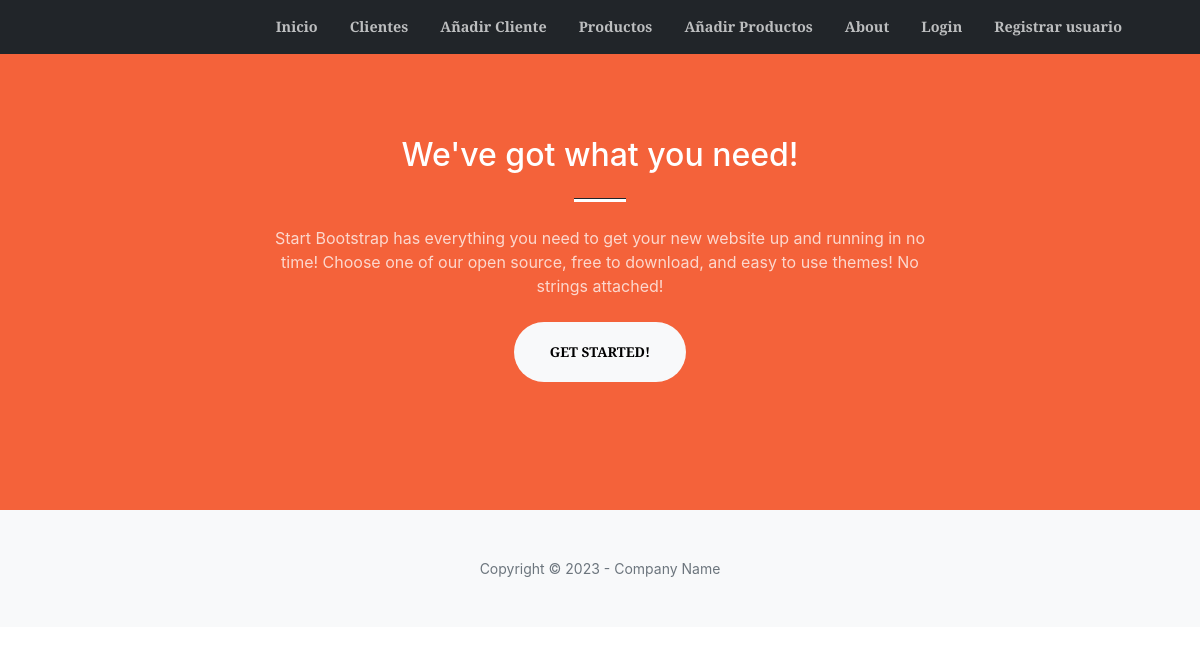
/producto/, run on an earlier commit of the app's database.
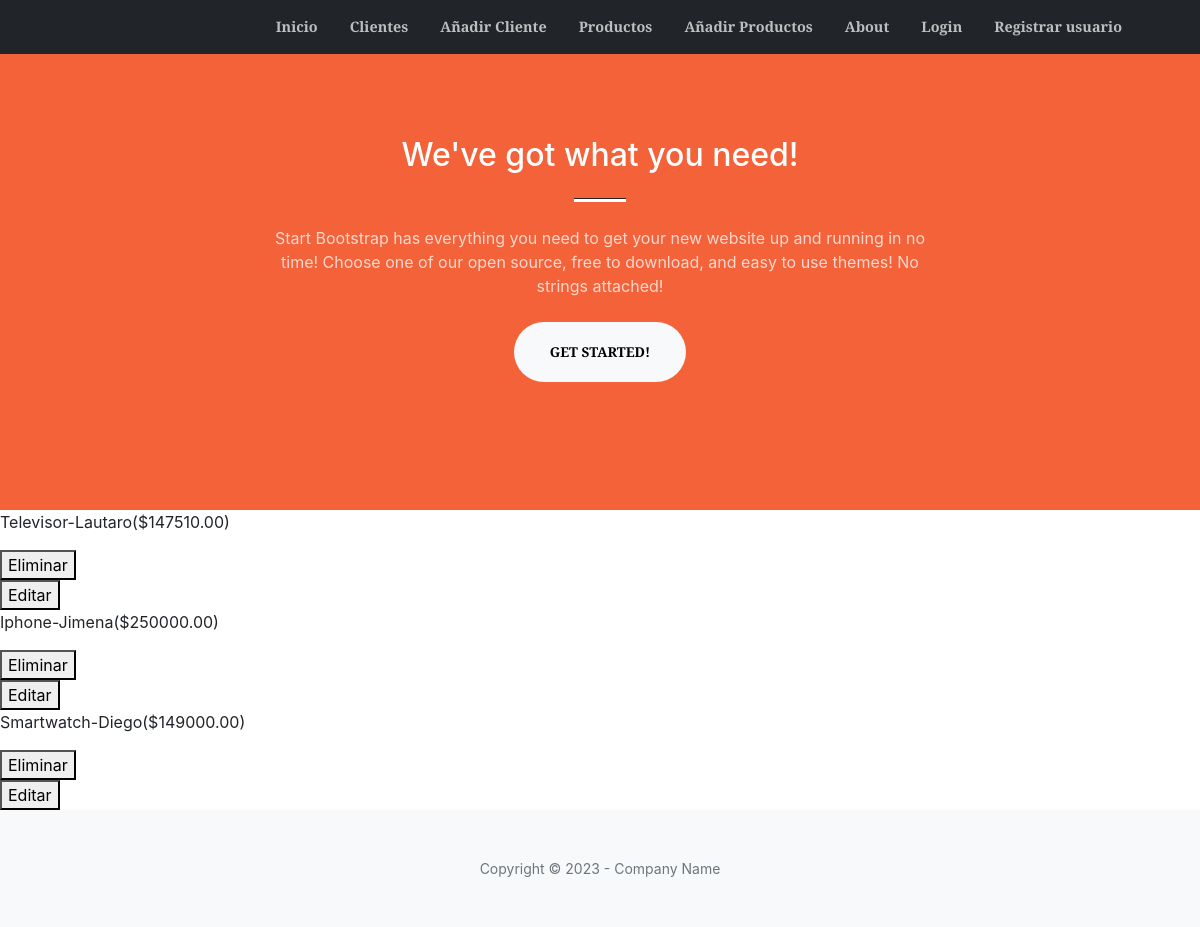
And on a later commit of the database.
### productos/models.py (models this page shows, shortened)
class Productos(models.Model):
    vendedor = models.CharField(max_length=100)
    producto = models.CharField(max_length=100)
    precio = models.DecimalField(decimal_places=2, max_digits=100)
    correo = models.EmailField(max_length=254, blank=True, null=True)

### productos/views.py (the view)
def productos_views(request):
    productos = models.Productos.objects.all()
    context = {"productos": productos}
    return render(request, "productos/index.html", context)

### productos/templates/productos/index.html
{% extends 'home/base.html' %}
{% block contenido_agregado %}
    {% for producto in productos %}
    <p>{{ producto.producto }}-{{ producto.vendedor }}(${{producto.precio}})</p>
    <div>
        <form action="{% url 'productos:eliminar-producto' producto.id %}" method="POST">{% csrf_token %}
            <button type="submit">Eliminar</button>
         </form>
         <form action="{% url 'productos:editar' producto.id %}" method="POST">{% csrf_token %}
            <button type="submit">Editar</button>
        </form>
    </div>
    {% endfor %}
{% endblock contenido_agregado %}

### home/templates/home/base.html (shortened to what this page needs)
{% load static %}
<!DOCTYPE html>
<html lang="es">
    <head>
        <link href="https://cdn.jsdelivr.net/npm/bootstrap-icons@1.5.0/font/bootstrap-icons.css" rel="stylesheet" />
        <link href="https://cdnjs.cloudflare.com/ajax/libs/SimpleLightbox/2.1.0/simpleLightbox.min.css" rel="stylesheet" />
        <link href="{% static 'home/css/styles.css' %}" rel="stylesheet" />
    </head>
    <body id="page-top">
        {% include 'home/navbar.html' %}
        <section class="page-section bg-primary" id="about">
            <div class="container px-4 px-lg-5">
                <div class="row gx-4 gx-lg-5 justify-content-center">
                    <div class="col-lg-8 text-center">
                        <h2 class="text-white mt-0">We've got what you need!</h2>
                        <hr class="divider divider-light" />
                        <p class="text-white-75 mb-4">Start Bootstrap has everything you need to get your new website up and running in no time! Choose one of our open source, free to download, and easy to use themes! No strings attached!</p>
                        <a class="btn btn-light btn-xl" href="#services">Get Started!</a>
                    </div>
                </div>
            </div>
        </section>
        {% block contenido_agregado %}
        {% endblock contenido_agregado %}
        <footer class="bg-light py-5">
            <div class="container px-4 px-lg-5"><div class="small text-center text-muted">Copyright &copy; 2023 - Company Name</div></div>
        </footer>
    </body>
</html>

### home/templates/home/navbar.html (shortened to what this page needs)
<nav class="navbar navbar-expand-lg bg-dark navbar-dark fixed-top py-3 " id="mainNav">
    <div class="container px-4 px-lg-5">
        <div class="collapse navbar-collapse" id="navbarResponsive">
            <ul class="navbar-nav ms-auto my-2 my-lg-0">
                <li class="nav-item"><a class="nav-link" href=" {% url 'home:index' %}">Inicio</a></li>
                <li class="nav-item"><a class="nav-link" href=" {% url 'cliente:index' %}">Clientes </a></li>
                <li class="nav-item"><a class="nav-link" href="{% url 'cliente:crear' %}">Añadir Cliente</a></li>
                <li class="nav-item"><a class="nav-link" href=" {% url 'productos:index' %}">Productos </a></li>
                <li class="nav-item"><a class="nav-link" href="{% url 'productos:crear' %}">Añadir Productos</a></li>
                <li class="nav-item"><a class="nav-link" href="{% url 'home:about' %}">About</a></li>
                {% if user.is_authenticated %}
                    <li class="nav-item"><span class="navbar-text">{{ user.username }}</span></li>
                    <li class="nav-item"><a class="nav-link" href="{% url 'home:logout' %}">Logout</a></li>
                {% else %}
                    <li class="nav-item"><a class="nav-link" href="{% url 'home:login' %}">Login</a></li>
                    <li class="nav-item"> <a class="nav-link" href="{% url 'home:registro' %}">Registrar usuario</a></li>
                {% endif %}
            </ul>
        </div>
    </div>
</nav>

What changed in the data, as far as the page shows it:
added Productos: producto "Televisor", vendedor "Lautaro", precio "147510.00"
added Productos: producto "Iphone", vendedor "Jimena", precio "250000.00"
added Productos: producto "Smartwatch", vendedor "Diego", precio "149000.00"
